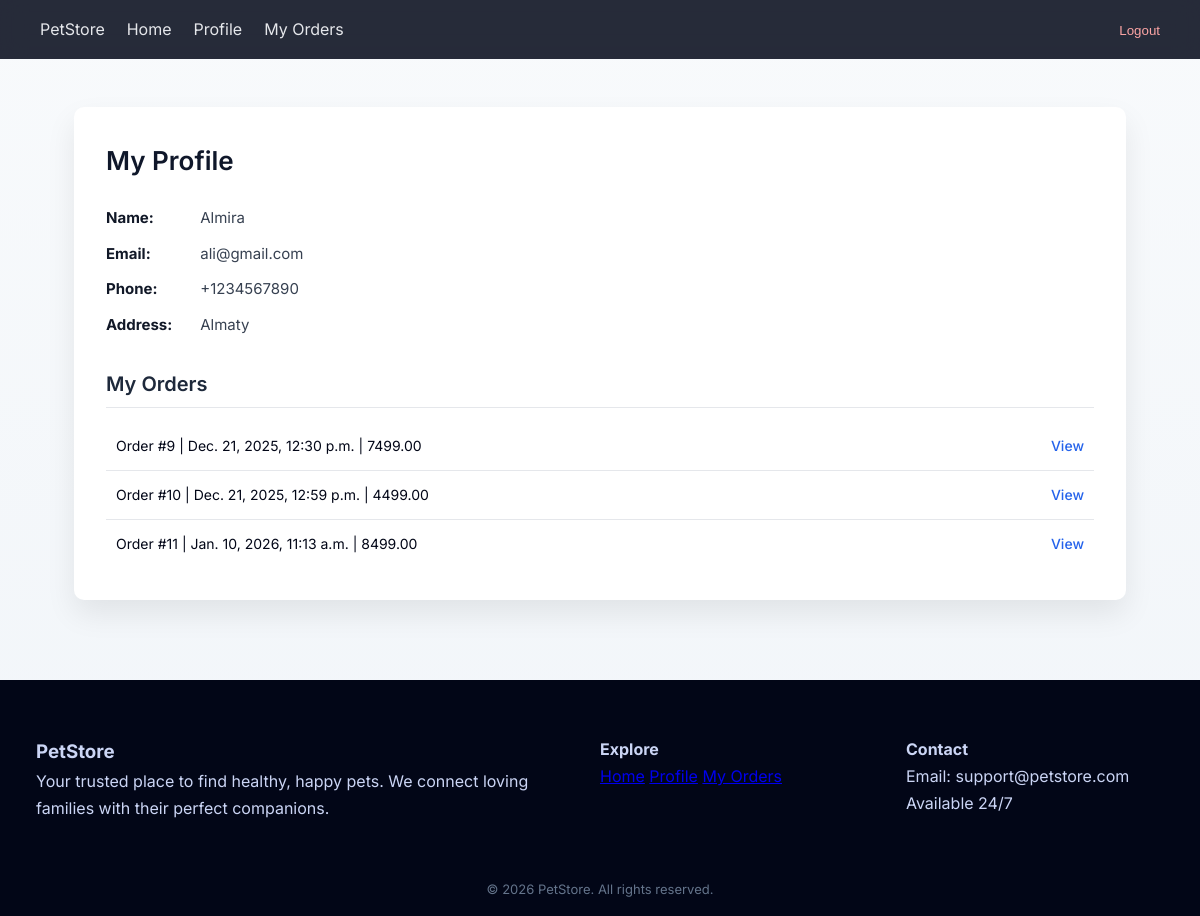
/profile/ (signed in), run on an earlier commit of the app's database.
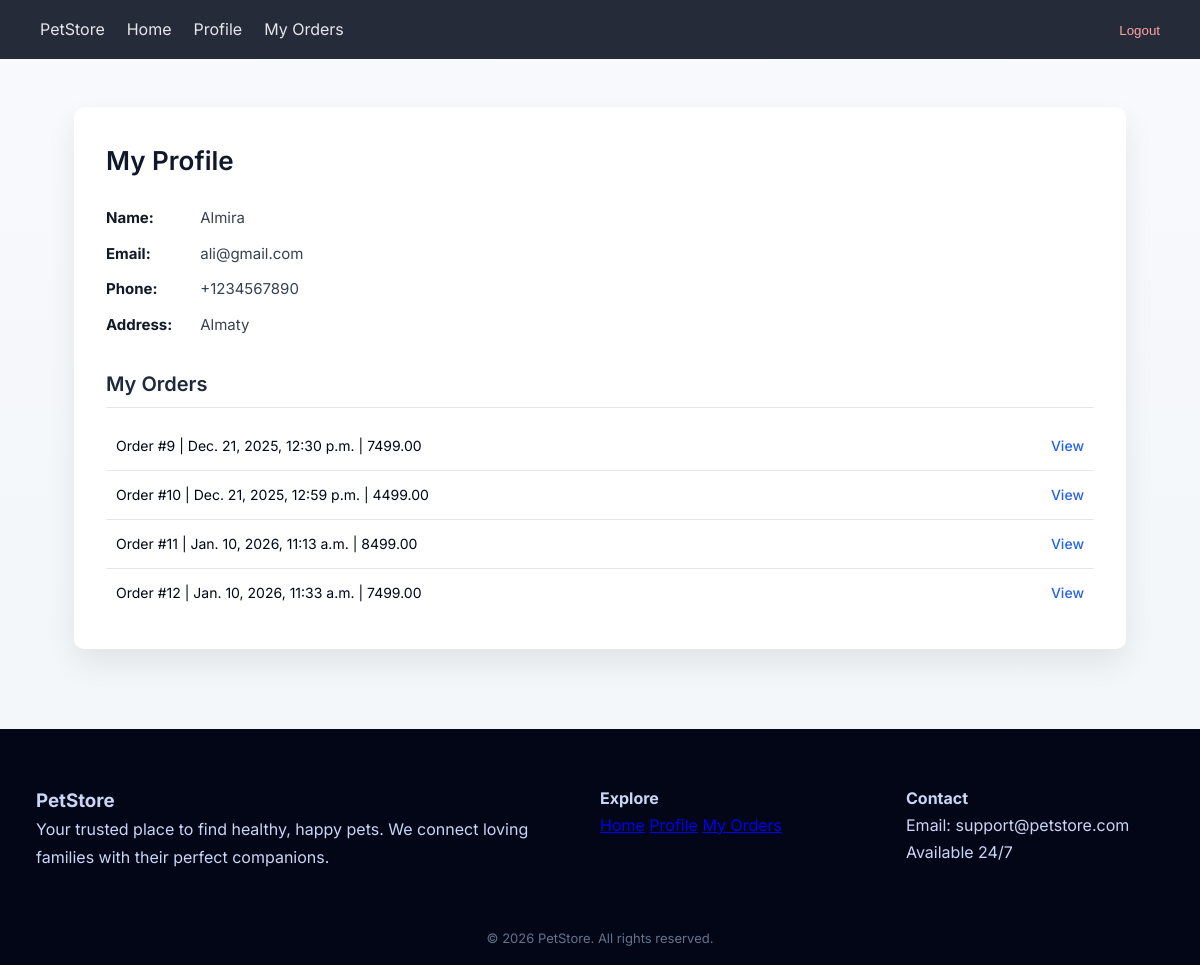
And on a later commit of the database.
### Shop/models.py (models this page shows, shortened)
class Order(models.Model):
    customer = models.ForeignKey(
        Customer,
        on_delete=models.CASCADE,
        related_name="orders"
    )
    order_date = models.DateTimeField(auto_now_add=True)
    total_amount = models.DecimalField(max_digits=10, decimal_places=2)

### Shop/views.py (the view)
# urls.py: path('profile/', views.customer_profile, name='customer_profile'),
@login_required
def customer_profile(request):
    customer, created = Customer.objects.get_or_create(
        user=request.user,
        defaults={
            'name': request.user.username,
            'email': request.user.email or '',
            'phone_number': '',
            'address': '',
        }
    )
    orders = customer.orders.all()
    return render(request, 'customers/profile.html', {
        'customer': customer,
        'orders': orders
    })

### Shop/templates/customers/profile.html (shortened to what this page needs)
{% extends 'base.html' %}
{% load static %}
{% block css %}
<link rel="stylesheet" href="{% static 'css/profile.css' %}">
{% endblock %}
{% block content %}
<div class="profile-box">
<h2>My Profile</h2>
<p><strong>Name:</strong> {{ customer.name }}</p>
<p><strong>Email:</strong> {{ customer.email }}</p>
<p><strong>Phone:</strong> {{ customer.phone_number }}</p>
<p><strong>Address:</strong> {{ customer.address }}</p>
<h3>My Orders</h3>
<ul>
    {% for order in orders %}
        <li>
            Order #{{ order.id }} |
            {{ order.order_date }} |
            {{ order.total_amount }}
            <a href="{% url 'order_detail' order.id %}">View</a>
        </li>
    {% empty %}
        <p>No orders yet.</p>
    {% endfor %}
</ul>
</div>
{% endblock %}

What changed in the data, as far as the page shows it:
added Order: id "12", order_date "Jan. 10, 2026, 11:33 a.m.", total_amount "7499.00"
